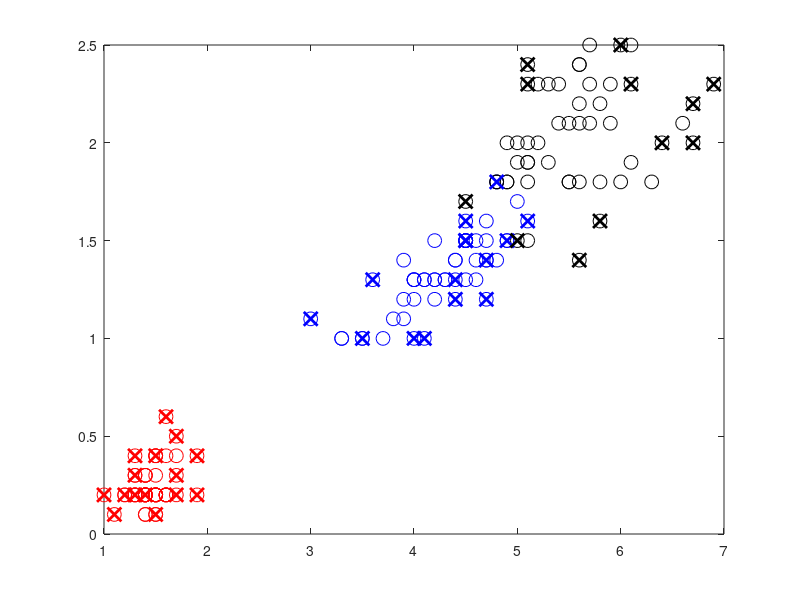

This figure's MATLAB source:
clc;
clear;
close all;

data=load('fisheriris');

X=data.meas;
Y=data.species;

x{1}=X(1:50,:);
x{2}=X(51:100,:);
x{3}=X(101:150,:);
x=x';

n=zeros(size(x));
m=cell(size(x));
S=cell(size(x));
z=cell(size(x));
is_normal=cell(size(x));

alpha=5;

for i=1:numel(x)
    
    n(i)=size(x{i},1);
    m{i}=mean(x{i});
    S{i}=0;
    for j=1:n(i)
        S{i}=S{i}+(x{i}(j,:)-m{i})'*(x{i}(j,:)-m{i});
    end
    S{i}=S{i}/(n(i)-1);
    
    for j=1:n(i)
        z{i}(j,:)=(x{i}(j,:)-m{i})*inv(S{i})*(x{i}(j,:)-m{i})';
    end
        
    is_normal{i}=(z{i}<=alpha);
    
end

%% Plot Results

dim1=3;
dim2=4;

figure;
plot(x{1}(:,dim1),x{1}(:,dim2),'or','MarkerSize',10);
hold on;
plot(x{2}(:,dim1),x{2}(:,dim2),'ob','MarkerSize',10);
plot(x{3}(:,dim1),x{3}(:,dim2),'ok','MarkerSize',10);

plot(x{1}(~is_normal{1},dim1),x{1}(~is_normal{1},dim2),'xr','LineWidth',2,'MarkerSize',10);
plot(x{2}(~is_normal{2},dim1),x{2}(~is_normal{2},dim2),'xb','LineWidth',2,'MarkerSize',10);
plot(x{3}(~is_normal{3},dim1),x{3}(~is_normal{3},dim2),'xk','LineWidth',2,'MarkerSize',10);






